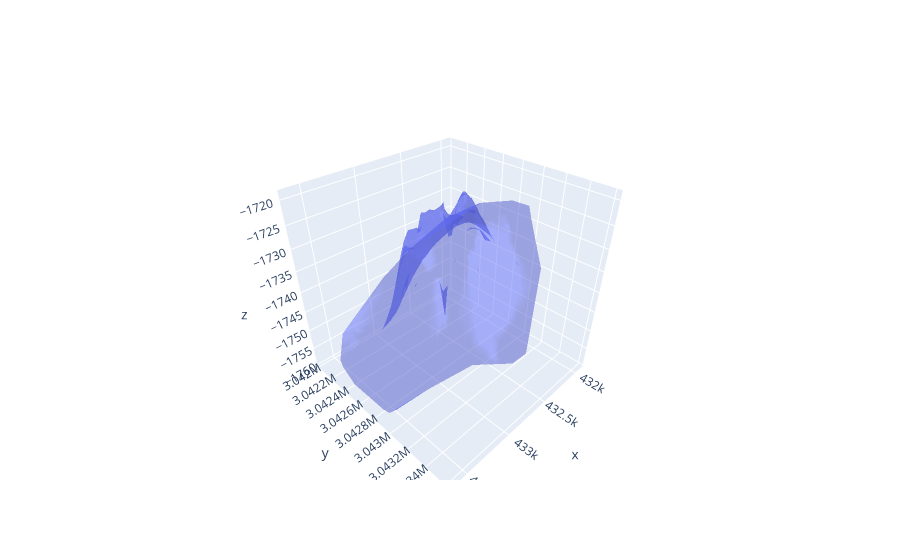

Notebook source saved alongside this figure:
### Code cell
fig = plot_mesh()
fig.show()

### Figure 1 — Plotly figure (JSON) as saved in the notebook; plotly's stock layout.template omitted (floating-point values rounded to 4 significant figures; data arrays with more than 128 entries replaced by an {"elided": "..."} marker saying what was removed)
{"data": [{"opacity": 0.5, "type": "mesh3d", "x": {"elided": "1535 float values"}, "y": {"elided": "1535 float values"}, "z": {"elided": "1535 float values"}}], "layout": {}}
